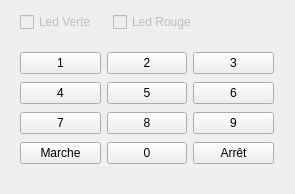
<?xml version="1.0" encoding="UTF-8"?>
<ui version="4.0">
 <class>Clavier</class>
 <widget class="QWidget" name="Clavier">
  <property name="geometry">
   <rect>
    <x>0</x>
    <y>0</y>
    <width>295</width>
    <height>194</height>
   </rect>
  </property>
  <property name="windowTitle">
   <string>Clavier</string>
  </property>
  <widget class="QWidget" name="">
   <property name="geometry">
    <rect>
     <x>20</x>
     <y>10</y>
     <width>179</width>
     <height>24</height>
    </rect>
   </property>
   <layout class="QHBoxLayout" name="horizontalLayout">
    <item>
     <widget class="QCheckBox" name="checkBoxLedVerte">
      <property name="enabled">
       <bool>false</bool>
      </property>
      <property name="text">
       <string>Led Verte</string>
      </property>
     </widget>
    </item>
    <item>
     <widget class="QCheckBox" name="checkBoxLedRouge">
      <property name="enabled">
       <bool>false</bool>
      </property>
      <property name="text">
       <string>Led Rouge</string>
      </property>
     </widget>
    </item>
   </layout>
  </widget>
  <widget class="QWidget" name="">
   <property name="geometry">
    <rect>
     <x>20</x>
     <y>50</y>
     <width>254</width>
     <height>116</height>
    </rect>
   </property>
   <layout class="QGridLayout" name="gridLayout">
    <item row="0" column="0">
     <widget class="QPushButton" name="pushButton_1">
      <property name="text">
       <string>1</string>
      </property>
     </widget>
    </item>
    <item row="0" column="1">
     <widget class="QPushButton" name="pushButton_2">
      <property name="text">
       <string>2</string>
      </property>
     </widget>
    </item>
    <item row="0" column="2">
     <widget class="QPushButton" name="pushButton_3">
      <property name="text">
       <string>3</string>
      </property>
     </widget>
    </item>
    <item row="1" column="0">
     <widget class="QPushButton" name="pushButton_4">
      <property name="text">
       <string>4</string>
      </property>
     </widget>
    </item>
    <item row="1" column="1">
     <widget class="QPushButton" name="pushButton_5">
      <property name="text">
       <string>5</string>
      </property>
     </widget>
    </item>
    <item row="1" column="2">
     <widget class="QPushButton" name="pushButton_6">
      <property name="text">
       <string>6</string>
      </property>
     </widget>
    </item>
    <item row="2" column="0">
     <widget class="QPushButton" name="pushButton_7">
      <property name="text">
       <string>7</string>
      </property>
     </widget>
    </item>
    <item row="2" column="1">
     <widget class="QPushButton" name="pushButton_8">
      <property name="text">
       <string>8</string>
      </property>
     </widget>
    </item>
    <item row="2" column="2">
     <widget class="QPushButton" name="pushButton_9">
      <property name="text">
       <string>9</string>
      </property>
     </widget>
    </item>
    <item row="3" column="0">
     <widget class="QPushButton" name="pushButton_marche">
      <property name="text">
       <string>Marche</string>
      </property>
     </widget>
    </item>
    <item row="3" column="1">
     <widget class="QPushButton" name="pushButton_0">
      <property name="text">
       <string>0</string>
      </property>
     </widget>
    </item>
    <item row="3" column="2">
     <widget class="QPushButton" name="pushButton_Arret">
      <property name="text">
       <string>Arrêt</string>
      </property>
     </widget>
    </item>
   </layout>
  </widget>
 </widget>
 <resources/>
 <connections/>
</ui>
